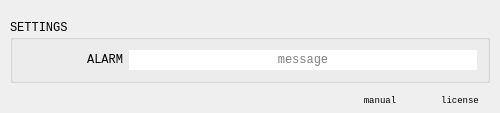
<?xml version="1.0" encoding="UTF-8"?>
<ui version="4.0">
 <class>timerwatch_settings</class>
 <widget class="QWidget" name="timerwatch_settings">
  <property name="geometry">
   <rect>
    <x>0</x>
    <y>0</y>
    <width>500</width>
    <height>108</height>
   </rect>
  </property>
  <property name="sizePolicy">
   <sizepolicy hsizetype="Ignored" vsizetype="Ignored">
    <horstretch>0</horstretch>
    <verstretch>0</verstretch>
   </sizepolicy>
  </property>
  <property name="font">
   <font>
    <family>Liberation Mono</family>
   </font>
  </property>
  <layout class="QVBoxLayout" name="imagineboard_settings_layout">
   <property name="spacing">
    <number>0</number>
   </property>
   <property name="leftMargin">
    <number>0</number>
   </property>
   <property name="topMargin">
    <number>0</number>
   </property>
   <property name="rightMargin">
    <number>0</number>
   </property>
   <property name="bottomMargin">
    <number>0</number>
   </property>
   <item>
    <widget class="QWidget" name="settings" native="true">
     <property name="focusPolicy">
      <enum>Qt::NoFocus</enum>
     </property>
     <layout class="QVBoxLayout" name="settings_layout">
      <property name="spacing">
       <number>5</number>
      </property>
      <property name="leftMargin">
       <number>10</number>
      </property>
      <property name="topMargin">
       <number>20</number>
      </property>
      <property name="rightMargin">
       <number>10</number>
      </property>
      <property name="bottomMargin">
       <number>10</number>
      </property>
      <item>
       <widget class="QGroupBox" name="group_settings">
        <property name="focusPolicy">
         <enum>Qt::NoFocus</enum>
        </property>
        <property name="title">
         <string>SETTINGS</string>
        </property>
        <layout class="QGridLayout" name="gridLayout">
         <property name="leftMargin">
          <number>10</number>
         </property>
         <property name="topMargin">
          <number>10</number>
         </property>
         <property name="rightMargin">
          <number>10</number>
         </property>
         <property name="bottomMargin">
          <number>10</number>
         </property>
         <item row="0" column="1">
          <layout class="QHBoxLayout" name="sounds_layout">
           <property name="spacing">
            <number>5</number>
           </property>
           <property name="bottomMargin">
            <number>0</number>
           </property>
           <item>
            <widget class="QLineEdit" name="menu_alarm_message">
             <property name="sizePolicy">
              <sizepolicy hsizetype="Ignored" vsizetype="Fixed">
               <horstretch>0</horstretch>
               <verstretch>0</verstretch>
              </sizepolicy>
             </property>
             <property name="minimumSize">
              <size>
               <width>0</width>
               <height>20</height>
              </size>
             </property>
             <property name="maximumSize">
              <size>
               <width>16777215</width>
               <height>20</height>
              </size>
             </property>
             <property name="focusPolicy">
              <enum>Qt::ClickFocus</enum>
             </property>
             <property name="frame">
              <bool>false</bool>
             </property>
             <property name="alignment">
              <set>Qt::AlignCenter</set>
             </property>
             <property name="placeholderText">
              <string>message</string>
             </property>
            </widget>
           </item>
          </layout>
         </item>
         <item row="0" column="0">
          <widget class="QLabel" name="label_alarm">
           <property name="minimumSize">
            <size>
             <width>100</width>
             <height>20</height>
            </size>
           </property>
           <property name="maximumSize">
            <size>
             <width>100</width>
             <height>20</height>
            </size>
           </property>
           <property name="focusPolicy">
            <enum>Qt::NoFocus</enum>
           </property>
           <property name="text">
            <string>ALARM</string>
           </property>
           <property name="alignment">
            <set>Qt::AlignRight|Qt::AlignTrailing|Qt::AlignVCenter</set>
           </property>
          </widget>
         </item>
        </layout>
       </widget>
      </item>
      <item>
       <spacer name="vertical_spacer">
        <property name="focusPolicy">
         <enum>Qt::NoFocus</enum>
        </property>
        <property name="orientation">
         <enum>Qt::Vertical</enum>
        </property>
        <property name="sizeHint" stdset="0">
         <size>
          <width>0</width>
          <height>0</height>
         </size>
        </property>
       </spacer>
      </item>
     </layout>
    </widget>
   </item>
   <item>
    <layout class="QHBoxLayout" name="group_footer_layout">
     <property name="spacing">
      <number>0</number>
     </property>
     <property name="bottomMargin">
      <number>5</number>
     </property>
     <item>
      <spacer name="z_spacer">
       <property name="focusPolicy">
        <enum>Qt::NoFocus</enum>
       </property>
       <property name="orientation">
        <enum>Qt::Horizontal</enum>
       </property>
       <property name="sizeType">
        <enum>QSizePolicy::Expanding</enum>
       </property>
       <property name="sizeHint" stdset="0">
        <size>
         <width>0</width>
         <height>0</height>
        </size>
       </property>
      </spacer>
     </item>
     <item>
      <widget class="QPushButton" name="manual">
       <property name="sizePolicy">
        <sizepolicy hsizetype="Preferred" vsizetype="Fixed">
         <horstretch>0</horstretch>
         <verstretch>0</verstretch>
        </sizepolicy>
       </property>
       <property name="minimumSize">
        <size>
         <width>0</width>
         <height>15</height>
        </size>
       </property>
       <property name="maximumSize">
        <size>
         <width>80</width>
         <height>15</height>
        </size>
       </property>
       <property name="font">
        <font>
         <family>Liberation Mono</family>
         <pointsize>7</pointsize>
        </font>
       </property>
       <property name="focusPolicy">
        <enum>Qt::NoFocus</enum>
       </property>
       <property name="text">
        <string>manual</string>
       </property>
       <property name="flat">
        <bool>true</bool>
       </property>
      </widget>
     </item>
     <item>
      <widget class="QPushButton" name="copyright">
       <property name="sizePolicy">
        <sizepolicy hsizetype="Preferred" vsizetype="Fixed">
         <horstretch>0</horstretch>
         <verstretch>0</verstretch>
        </sizepolicy>
       </property>
       <property name="minimumSize">
        <size>
         <width>0</width>
         <height>15</height>
        </size>
       </property>
       <property name="maximumSize">
        <size>
         <width>80</width>
         <height>15</height>
        </size>
       </property>
       <property name="font">
        <font>
         <family>Liberation Mono</family>
         <pointsize>7</pointsize>
        </font>
       </property>
       <property name="focusPolicy">
        <enum>Qt::NoFocus</enum>
       </property>
       <property name="text">
        <string>license</string>
       </property>
       <property name="flat">
        <bool>true</bool>
       </property>
      </widget>
     </item>
    </layout>
   </item>
  </layout>
 </widget>
 <resources/>
 <connections/>
</ui>
